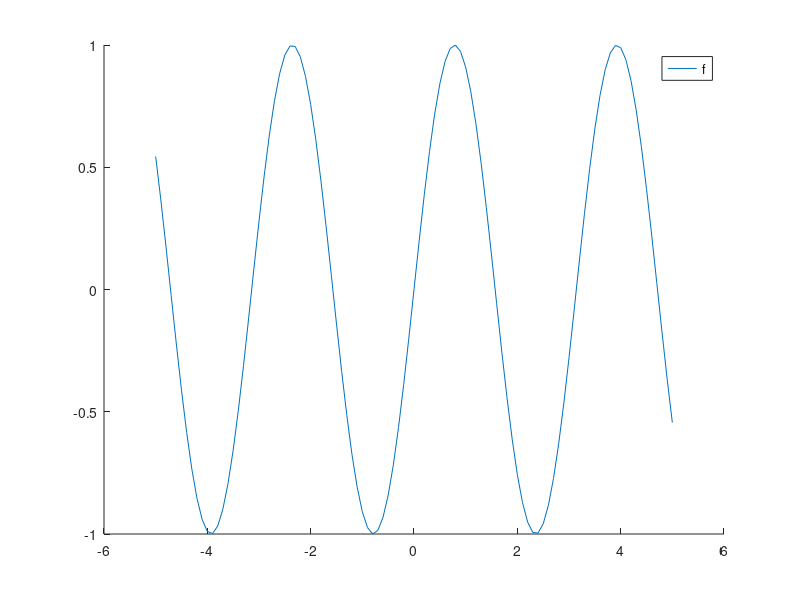

Reproduce this figure in MATLAB. (Note: this script raises an error after producing the figure.)
f = @(x) sin(2 * x);
df = @(x) 2 * cos(2 * x);

x = linspace(-5, 5, 15);
y = f(x);
dy = df(x);

X = -5 : 0.1 : 5;

clf;
hold on;

plot(X, f(X), ";f;");
plot(X, hermite(x, y, dy, X), ";H;");

hold off;
